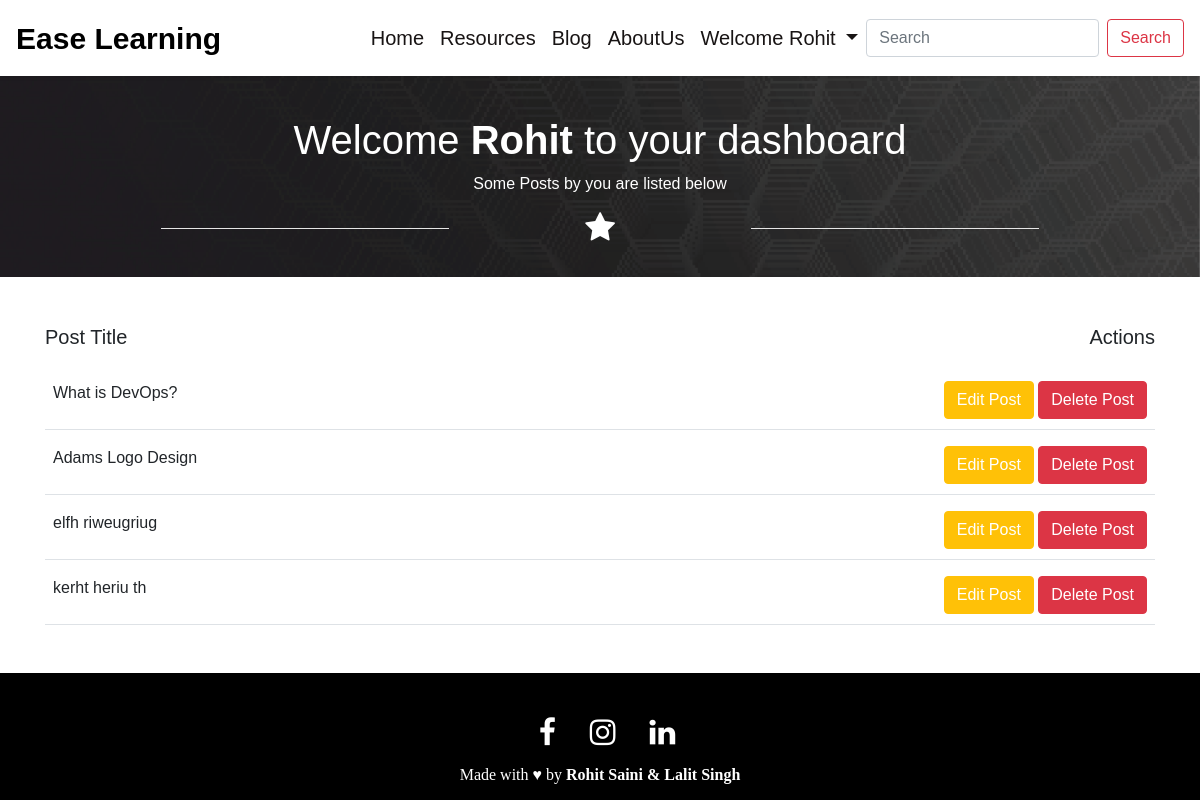
The app's page /admin_panel (signed in), older data.
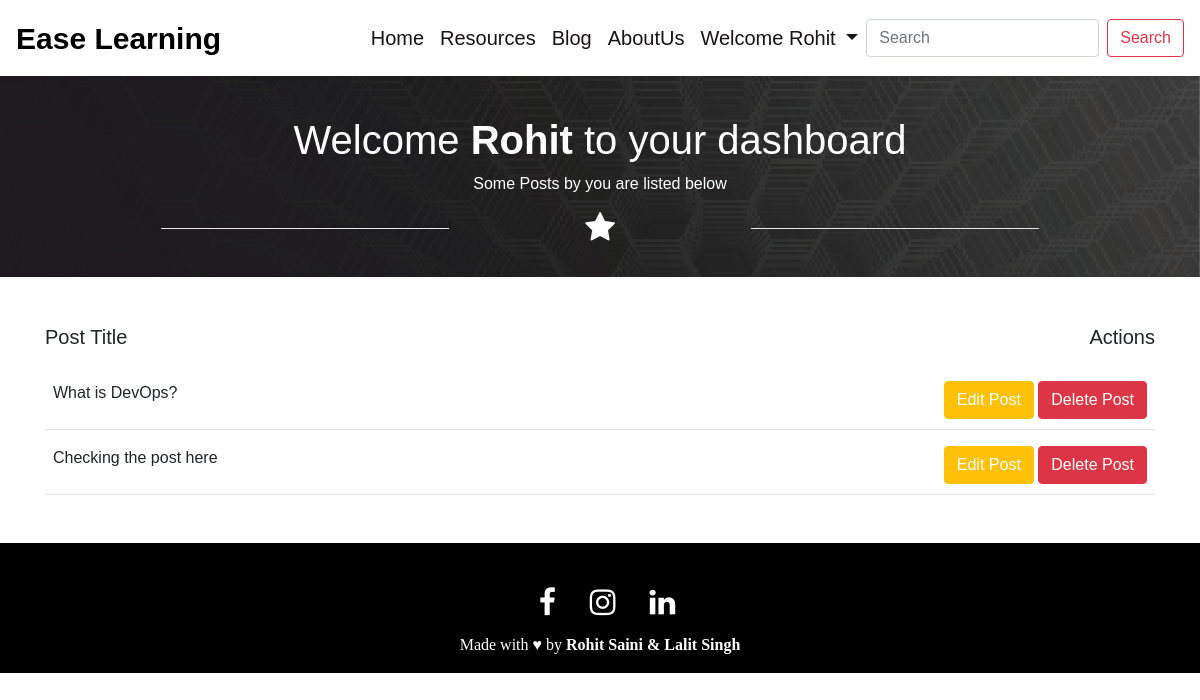
The same page, newer data.
### mainapp/models.py (models this page shows, shortened)
class Blog(models.Model):
    id = models.AutoField(primary_key=True)
    title = models.CharField(max_length=200)
    subtitle = models.CharField(max_length=100)
    description = models.TextField()
    slug = models.SlugField(max_length=60, unique=True)
    user = models.ForeignKey(User, on_delete=models.CASCADE)
    date = models.DateTimeField(auto_now_add=True)

### mainapp/views.py (the view)
# urls.py: path('admin_panel', views.admin_panel, name="Admin Panel"),
def admin_panel(request):
    user_name = request.user
    user = User.objects.get(username=user_name)
    posts = Blog.objects.filter(user=user)
    context = {
        "posts":posts,
    }
    return render(request, 'admin.html', context)

### mainapp/templates/admin.html (shortened to what this page needs)
{% extends 'base.html' %}
{% block body %}
<div class="container-fluid mb-2 p-4" id="admin_header">
    <div class="row mt-3">
        <div class="col-md-12 text-center">
            <h1 class="text-center text-white">Welcome <strong>{{ request.user.first_name }}</strong> to your dashboard</h1>
            <p class="text-center text-white">Some Posts by you are listed below</p>
            <div class="d-flex justify-content-center mb-2">
                <hr class="w-25" color="white">
                <i class="fa fa-star text-white" style="font-size: 2rem" aria-hidden="true"></i>
                <hr class="w-25" color="white">
            </div>
        </div>
    </div>
</div>
<div class="container mt-5 mb-5">
    <div class="d-flex justify-content-between mb-3">
        <div class="title">
            <h5>Post Title</h5>
        </div>
        <div class="Actions">
            <h5>Actions</h5>
        </div>
    </div>
    {% for post in posts %}
    <div class="d-flex justify-content-between mt-2 border-bottom p-2">
        <div class="title">
            <p>{{ post.title }}</p>
        </div>
        <div class="Actions">
            <a href="/edit_page/{{ post.slug }}" class="btn btn-warning text-white">Edit Post</a>
            <a href="/delete/{{ post.slug }}" class="btn btn-danger">Delete Post</a>
        </div>
    </div>
    {% endfor %}
</div>
{% endblock body %}

### mainapp/templates/base.html (shortened to what this page needs)
<!DOCTYPE html>
<html lang="en">
<head>
  {% load static %}
  <link rel="stylesheet" href="https://stackpath.bootstrapcdn.com/bootstrap/4.5.2/css/bootstrap.min.css"
 />
  <link rel="stylesheet" href="https://stackpath.bootstrapcdn.com/font-awesome/4.7.0/css/font-awesome.min.css" />
  <link rel="stylesheet" href="{% static 'assets/css/style.css' %}" />
</head>
<body>
  <nav class="navbar navbar-expand-lg light shadow-sm">
    <a class="navbar-brand" id="logo" href="/">Ease Learning</a>
    <div class="collapse navbar-collapse" id="navbarSupportedContent">
      <ul class="navbar-nav ml-auto">
        <li class="nav-item {% block active_home %} {% endblock active_home %}">
          <a class="nav-link" href="/">Home</a>
        </li>
        <li class="nav-item {% block active_res %} {% endblock active_res %}">
          <a class="nav-link" href="/resources">Resources</a>
        </li>
        <li class="nav-item {% block active_blog %} {% endblock active_blog %}">
          <a class="nav-link" href="/blog">Blog</a>
        </li>
        <li class="nav-item {% block active_about %} {% endblock active_about %}">
          <a class="nav-link" href="/about">AboutUs</a>
        </li>
        {% if  user.is_authenticated %}
        <li class="nav-item">
          <div class="dropdown">
            <a class="nav-link dropdown-toggle" id="loggedin" data-toggle="dropdown" aria-haspopup="true"
              aria-expanded="true">
              Welcome {{ request.user.first_name }}
            </a>
        </li>
    </div>
    {% endif %}
    <form class="form-inline my-2 my-lg-0" method="GET" action="/search">
      <input class="form-control mr-sm-2" type="search" id="qry" name="qry" placeholder="Search" aria-label="Search">
      <button class="btn btn-outline-danger my-2 my-sm-0" type="submit">Search</button>
    </form>
  </nav>
    {% block body %} {% endblock body %}
  <footer class="page-footer mt-auto">
    <div class="container d-flex justify-content-center pt-5">
      <div class="icon" style="margin-right: 10px">
        <a href="https://www.facebook.com/profile.php?id=100007325041744" target="_blank"><i
            class="fa fa-facebook fa-lg pl-4"></i></a>
      </div>
      <div class="icon" style="margin-right: 10px">
        <a href="https://www.instagram.com/" target="_blank"><i class="fa fa-instagram fa-lg pl-4"
            style="font-size: 30px"></i></a>
      </div>
      <div class="icon" style="margin-right: 10px">
        <a href="https://www.linkedin.com/in/rohit-kumar-saini/" target="_blank"><i
            class="fa fa-linkedin fa-lg pl-4" style="font-size: 30px"></i></a>
      </div>
    </div>
    <div class="footer-copyright">
      <p class="text-center text-white pt-3 pb-3" style="font-family: 'Parisienne', cursive;">
        Made with &hearts; by <strong style="font-family: 'Parisienne', cursive;"> Rohit Saini & Lalit Singh</strong>
      </p>
    </div>
  </footer>
</body>
</html>

### mainapp/static/assets/css/style.css (style rules this page uses)
:root { --primary-color: #FF0035; --secondary-color: #D6EFFF; --text-color : rgb(24, 20, 20); --bg-color : #FFF; }
* { list-style: none; text-decoration: none; font-family: 'Archivo Black', sans-serif; }
nav { position: fixed; }
.nav-item { font-size: 20px; font-weight: 500; }
.nav-item a { padding: 15px; color: var(--text-color); }
#logo { font-size: 30px; font-weight: 800; color: black; }
.navbar { background-color: var(--bg-color); }
.fa-facebook { font-size: 30px; color: white; }
.fa-instagram { font-size: 30px; color: white; }
.fa-linkedin { font-size: 30px; color: white; }
.footer-copyright p { margin-bottom: 0; }
footer { background: #000000; }

### mainapp/templates/admin.html (style rules this page uses)
#admin_header { background-image: url("../static/assets/img/bg-dashboard.png"); background-size: cover; background-repeat: no-repeat; background-attachment: fixed; }

Row changes from the older to the newer data that the page shows:
removed Blog: title "Adams Logo Design"
removed Blog: title "elfh riweugriug"
removed Blog: title "kerht heriu th"
added Blog: title "Checking the post here"
